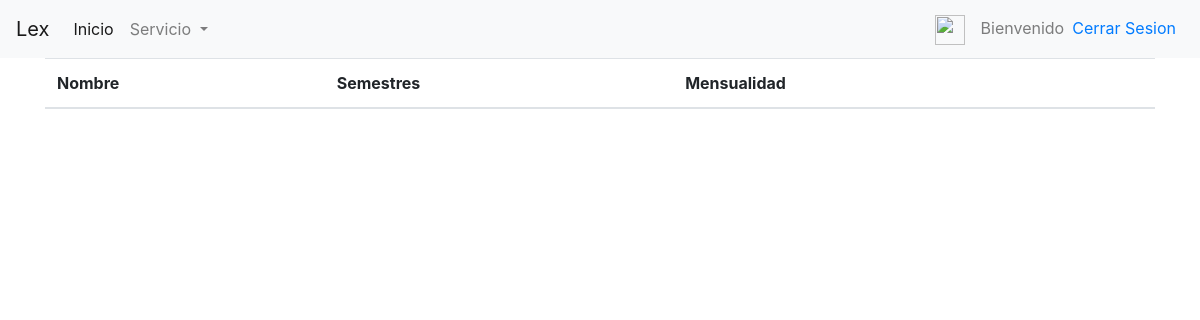
The page /service/view/staff on the database as committed earlier.
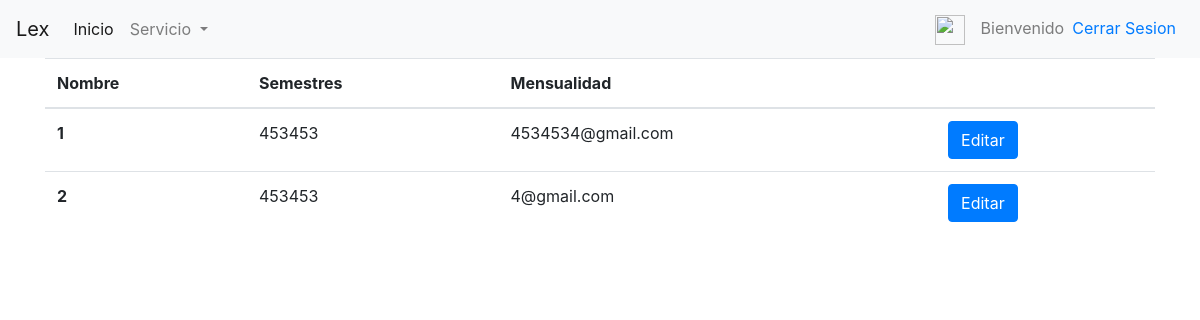
The same page on the database as committed later.
### core/models.py (models this page shows)
class Servicio(models.Model):
    cliente=models.ForeignKey('auth.User', on_delete=models.CASCADE, default='1')
    first_name=models.CharField('Nombre',max_length=30,blank=True,null=True)
    age=models.IntegerField('Edad',blank=True,null=True)
    email=models.EmailField('Correo electronico',max_length=254, blank=True, null=True)
    phone=models.CharField('Telefono',max_length=12, blank=True, null=True)
    cause=models.TextField('Redactar Causa',max_length=254, blank=True,null=True)
    files=models.FileField('Anexos',blank=True, null=True)

### core/views.py (the view)
# urls.py: path('service/view/staff', views.consultar_solicitudes_staff, name='service_view_staff')
def consultar_solicitudes_staff(request):
    service=Servicio.objects.select_related('cliente').all()
    return render(request, 'core/consultar_solicitudes.html',{'list':service})

### core/templates/core/consultar_solicitudes.html (shortened to what this page needs)
{% extends 'core/base.html' %}
{% block content %}
<table class="table table-hover">
<thead>
        <tr>
            <th>Nombre</th>
            <th>Semestres</th>
            <th>Mensualidad</th>
            <th></th>
        </tr>
    </thead>
    <tbody>
        {% for s in list %}
        <tr>
            <th scope="row">{{ s.id }} </th>
            <td>{{ s.first_name }}</td>
            <td>{{ s.email }}</td>
            <td><a class="btn btn-primary" href="{% url 'service_edit' s.id %}">Editar</a></td>
        </tr>
        {% endfor %}
    </tbody>
</table>
{% endblock content %}

### core/templates/core/base.html (shortened to what this page needs)
{% load static %}
<!DOCTYPE html>
<html lang="en">
<head>
    <link rel="stylesheet" href="https://cdn.jsdelivr.net/npm/bootstrap@4.6.0/dist/css/bootstrap.min.css"
>
</head>
<body>
    <nav class="navbar navbar-expand-lg navbar-light bg-light">
        <a class="navbar-brand" href="{% url 'index' %}">Lex</a>
        <div class="collapse navbar-collapse" id="navbarSupportedContent">
            <ul class="navbar-nav mr-auto">
                <li class="nav-item active">
                    <a class="nav-link" href="{% url 'index' %}"> Inicio <span class="sr-only">(current)</span></a>
                </li>
                <li class="nav-item dropdown">
                    <a class="nav-link dropdown-toggle" href="#" id="navbarDropdown" role="button"
                        data-toggle="dropdown" aria-haspopup="true" aria-expanded="false">
                        Servicio
                    </a>
                </li>
            </ul>
            <ul class="navbar-nav">
                <a class="navbar-brand" href="{% url 'profile' %}"><img src="{% static 'core/profile_icon.png' %}" width="30" height="30" alt=""></a>
                <div class="navbar-text">Bienvenido {{user.username}}</div>
                <li class="nav-item">
                    <a class="nav-link text-primary" href="{% url 'logout' %}">   Cerrar Sesion</a>
                </li>
            </ul>
        </div>
    </nav>
    <div class="container">
        {% block content %}{% endblock content %}
    </div>
</body>
</html>

Rows that differ between the two databases and show on the page:
added Servicio: id "1", first_name "453453", email "4534534@gmail.com"
added Servicio: id "2", first_name "453453", email "4@gmail.com"
